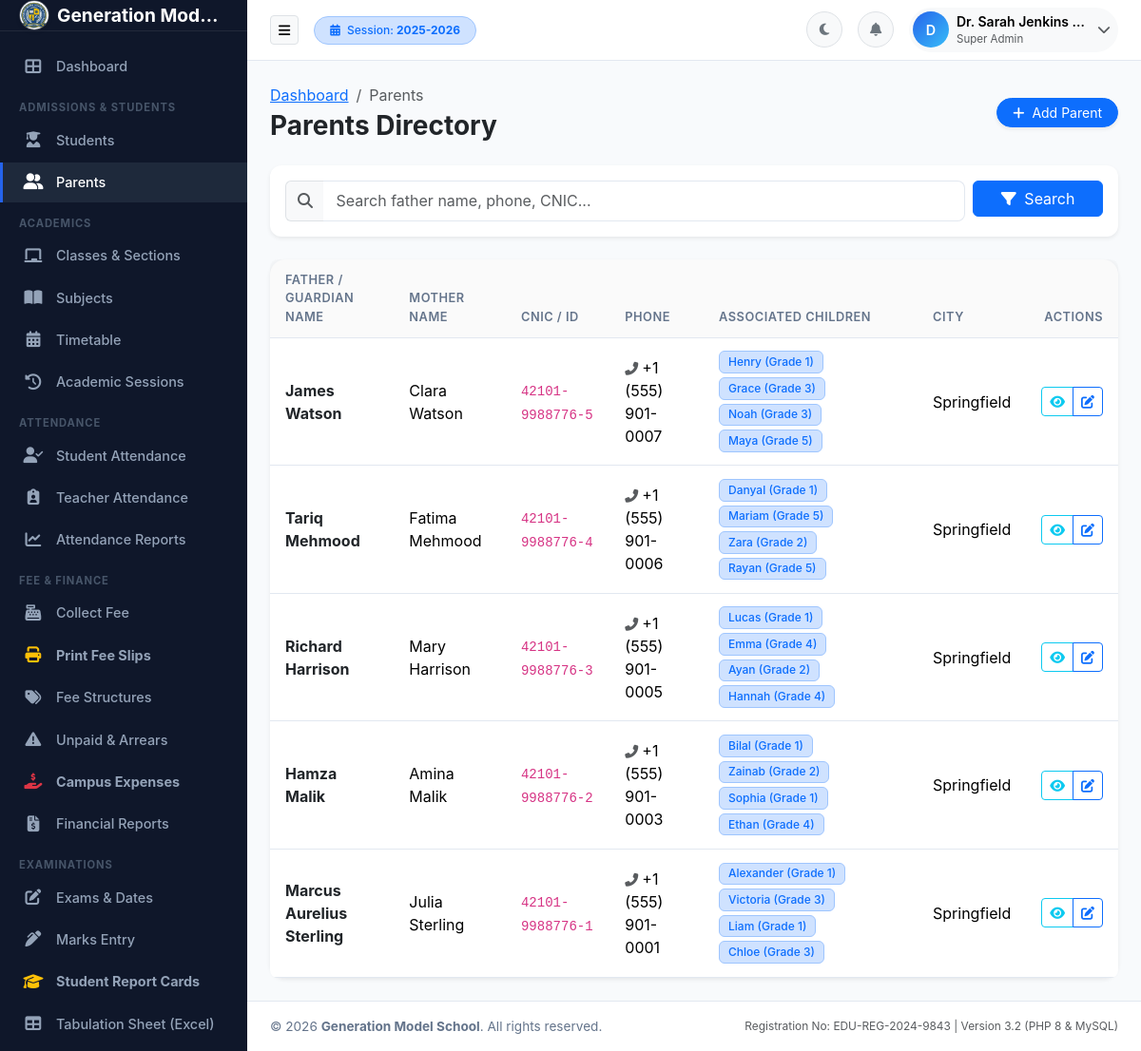
/parents/index.php (signed in), run on the app's committed database.
### tables this page shows
CREATE TABLE academic_sessions (
    id INT AUTO_INCREMENT PRIMARY KEY,
    session_name VARCHAR(50) NOT NULL UNIQUE,
    start_date DATE NOT NULL,
    end_date DATE NOT NULL,
    is_current TINYINT(1) DEFAULT 0,
    status ENUM('active', 'inactive', 'archived') DEFAULT 'active',
    created_at TIMESTAMP DEFAULT CURRENT_TIMESTAMP
);

CREATE TABLE parents (
    id INT AUTO_INCREMENT PRIMARY KEY,
    user_id INT NULL,
    father_name VARCHAR(150) NOT NULL,
    mother_name VARCHAR(150) NULL,
    guardian_name VARCHAR(150) NULL,
    cnic VARCHAR(50) NULL,
    phone VARCHAR(50) NOT NULL,
    alternate_phone VARCHAR(50) NULL,
    email VARCHAR(150) NULL,
    occupation VARCHAR(100) NULL,
    address TEXT NULL,
    city VARCHAR(100) NULL,
    created_at TIMESTAMP DEFAULT CURRENT_TIMESTAMP,
    FOREIGN KEY (user_id) REFERENCES users(id) ON DELETE SET NULL
);

CREATE TABLE students (
    id INT AUTO_INCREMENT PRIMARY KEY,
    user_id INT NULL,
    parent_id INT NULL,
    admission_no VARCHAR(50) NOT NULL UNIQUE,
    roll_no VARCHAR(50) NULL,
    first_name VARCHAR(100) NOT NULL,
    last_name VARCHAR(100) NOT NULL,
    gender ENUM('Male', 'Female', 'Other') NOT NULL,
    dob DATE NOT NULL,
    cnic_bform VARCHAR(50) NULL,
    phone VARCHAR(50) NULL,
    email VARCHAR(150) NULL,
    address TEXT NULL,
    city VARCHAR(100) NULL,
    province VARCHAR(100) NULL,
    admission_date DATE NOT NULL,
    session_id INT NOT NULL,
    class_id INT NOT NULL,
    section_id INT NOT NULL,
    previous_school VARCHAR(255) NULL,
    blood_group VARCHAR(10) NULL,
    photo VARCHAR(255) DEFAULT 'default-student.png',
    status ENUM('active', 'inactive', 'promoted', 'graduated', 'transferred') DEFAULT 'active',
    created_at TIMESTAMP DEFAULT CURRENT_TIMESTAMP,
    updated_at TIMESTAMP DEFAULT CURRENT_TIMESTAMP ON UPDATE CURRENT_TIMESTAMP,
    FOREIGN KEY (user_id) REFERENCES users(id) ON DELETE SET NULL,
    FOREIGN KEY (parent_id) REFERENCES parents(id) ON DELETE SET NULL,
    FOREIGN KEY (session_id) REFERENCES academic_sessions(id),
    FOREIGN KEY (class_id) REFERENCES classes(id),
    FOREIGN KEY (section_id) REFERENCES sections(id),
    INDEX idx_student_class_sec (class_id, section_id),
    INDEX idx_student_status (status)
);

CREATE TABLE classes (
    id INT AUTO_INCREMENT PRIMARY KEY,
    class_name VARCHAR(100) NOT NULL,
    numeric_level INT NOT NULL,
    created_at TIMESTAMP DEFAULT CURRENT_TIMESTAMP,
    INDEX idx_class_level (numeric_level)
);

### includes/functions.php (called while the page is built, shortened)
<?php
require_once __DIR__ . '/../config/config.php';
function getActiveSession() {
    global $pdo;
    $stmt = $pdo->query("SELECT * FROM academic_sessions WHERE is_current = 1 LIMIT 1");
    $activeSession = $stmt->fetch();
    return $activeSession;
}

### config/config.php (called while the page is built, shortened)
<?php
function e($string) {
    return htmlspecialchars((string)($string ?? ''), ENT_QUOTES, 'UTF-8');
}

### includes/auth.php (called while the page is built, shortened)
<?php
require_once __DIR__ . '/../config/config.php';
function isLoggedIn() {
    return isset($_SESSION['user_id']) && !empty($_SESSION['user_id']);
}
function getCurrentUser() {
    if (isset($_SESSION['user_data'])) {
        return $_SESSION['user_data'];
    }
    return null;
}

### includes/permissions.php (called while the page is built, shortened)
<?php
require_once __DIR__ . '/auth.php';
function hasPermission($permissionCode) {
    if (($_SESSION['role_id'] ?? 0) == 1) {
        return true;
    }
    return in_array($permissionCode, $_SESSION['user_permissions'] ?? []);
}

### parents/index.php (the view, shortened to what this page needs)
<?php
require_once __DIR__ . '/../config/config.php';
require_once __DIR__ . '/../includes/auth.php';
require_once __DIR__ . '/../includes/permissions.php';
require_once __DIR__ . '/../includes/functions.php';
$search = trim($_GET['search'] ?? '');
$params = [];
$whereClause = "";
$stmt = $pdo->prepare("SELECT * FROM parents {$whereClause} ORDER BY id DESC");
$stmt->execute($params);
$parents = $stmt->fetchAll();
require_once __DIR__ . '/../includes/header.php';
?>
<div class="d-flex flex-column flex-md-row justify-content-between align-items-md-center mb-4 gap-3">
    <div>
        <nav aria-label="breadcrumb">
            <ol class="breadcrumb mb-1">
                <li class="breadcrumb-item"><a href="<?= BASE_PATH ?>/dashboard.php">Dashboard</a></li>
                <li class="breadcrumb-item active">Parents</li>
            </ol>
        </nav>
        <h3 class="fw-bold text-dark mb-0">Parents Directory</h3>
    </div>
    <?php if (hasPermission('student_add')): ?>
        <a href="<?= BASE_PATH ?>/parents/add.php" class="btn btn-primary btn-sm rounded-pill px-3 shadow-sm">
            <i class="fas fa-plus me-1"></i> Add Parent
        </a>
    <?php endif; ?>
</div>
<div class="card border-0 shadow-sm mb-4">
    <div class="card-body p-3">
        <form action="<?= BASE_PATH ?>/parents/index.php" method="GET" class="row g-2">
            <div class="col-md-10">
                <div class="input-group">
                    <span class="input-group-text bg-light border-end-0 text-muted"><i class="fas fa-search"></i></span>
                    <input type="text" name="search" class="form-control border-start-0" placeholder="Search father name, phone, CNIC..." value="<?= e($search) ?>">
                </div>
            </div>
            <div class="col-md-2">
                <button type="submit" class="btn btn-primary w-100"><i class="fas fa-filter me-1"></i> Search</button>
            </div>
        </form>
    </div>
</div>
<div class="card border-0 shadow-sm rounded-4">
    <div class="card-body p-0">
        <div class="table-responsive">
            <table class="table table-hover align-middle mb-0">
                <thead class="table-light">
                    <tr>
                        <th>Father / Guardian Name</th>
                        <th>Mother Name</th>
                        <th>CNIC / ID</th>
                        <th>Phone</th>
                        <th>Associated Children</th>
                        <th>City</th>
                        <th class="text-end">Actions</th>
                    </tr>
                </thead>
                <tbody>
                    <?php if (empty($parents)): ?>
                        <tr><td colspan="7" class="text-center py-4 text-muted">No parent records found.</td></tr>
                    <?php else: ?>
                        <?php foreach ($parents as $p):
                            $chStmt = $pdo->prepare("SELECT s.id, s.first_name, s.last_name, c.class_name FROM students s LEFT JOIN classes c ON s.class_id = c.id WHERE s.parent_id = ?");
                            $chStmt->execute([$p['id']]);
                            $children = $chStmt->fetchAll();
                        ?>
                            <tr>
                                <td>
                                    <a href="<?= BASE_PATH ?>/parents/view.php?id=<?= $p['id'] ?>" class="fw-bold text-dark text-decoration-none">
                                        <?= e($p['father_name']) ?>
                                    </a>
                                </td>
                                <td><?= e($p['mother_name'] ?: '-') ?></td>
                                <td><code><?= e($p['cnic'] ?: '-') ?></code></td>
                                <td><i class="fas fa-phone-alt me-1 text-muted small"></i><?= e($p['phone']) ?></td>
                                <td>
                                    <?php if (empty($children)): ?>
                                        <span class="text-muted small">None linked</span>
                                    <?php else: ?>
                                        <div class="d-flex flex-wrap gap-1">
                                            <?php foreach ($children as $ch): ?>
                                                <a href="<?= BASE_PATH ?>/students/view.php?id=<?= $ch['id'] ?>" class="badge bg-primary-subtle text-primary border border-primary-subtle text-decoration-none">
                                                    <?= e($ch['first_name'] . ' (' . ($ch['class_name'] ?? 'Class') . ')') ?>
                                                </a>
                                            <?php endforeach; ?>
                                        </div>
                                    <?php endif; ?>
                                </td>
                                <td><?= e($p['city'] ?: '-') ?></td>
                                <td class="text-end">
                                    <div class="btn-group btn-group-sm">
                                        <a href="<?= BASE_PATH ?>/parents/view.php?id=<?= $p['id'] ?>" class="btn btn-outline-info" title="View Profile">
                                            <i class="fas fa-eye"></i>
                                        </a>
                                        <?php if (hasPermission('student_edit')): ?>
                                            <a href="<?= BASE_PATH ?>/parents/edit.php?id=<?= $p['id'] ?>" class="btn btn-outline-primary" title="Edit">
                                                <i class="fas fa-edit"></i>
                                            </a>
                                        <?php endif; ?>
                                    </div>
                                </td>
                            </tr>
                        <?php endforeach; ?>
                    <?php endif; ?>
                </tbody>
            </table>
        </div>
    </div>
</div>
<?php require_once __DIR__ . '/../includes/footer.php'; ?>

### includes/navbar.php (shortened to what this page needs)
<header class="app-navbar">
    <div class="d-flex align-items-center">
        <button type="button" class="btn btn-light border btn-sm me-3" id="sidebarToggle" aria-label="Toggle Sidebar">
            <i class="fas fa-bars"></i>
        </button>
        <div class="d-none d-md-block">
            <span class="badge bg-primary-subtle text-primary border border-primary-subtle px-3 py-2 rounded-pill">
                <i class="fas fa-calendar-alt me-1"></i> Session: <strong><?= e($activeSession['session_name'] ?? '2025-2026') ?></strong>
            </span>
        </div>
    </div>
    <div class="nav-actions">
        <button class="btn btn-light border btn-sm rounded-circle d-flex align-items-center justify-content-center" id="themeToggleBtn" style="width: 38px; height: 38px;" title="Toggle Dark/Light Mode">
            <i class="fas fa-moon text-secondary"></i>
        </button>
        <div class="dropdown">
            <button class="btn btn-light border btn-sm rounded-circle position-relative d-flex align-items-center justify-content-center" style="width: 38px; height: 38px;" id="notificationsDropdown" data-bs-toggle="dropdown" aria-expanded="false">
                <i class="fas fa-bell text-secondary"></i>
            </button>
        </div>
        <div class="dropdown">
            <button class="btn btn-light border-0 p-1 d-flex align-items-center rounded-pill" id="userMenuDropdown" data-bs-toggle="dropdown" aria-expanded="false">
                <div class="avatar-initials me-2">
                    <?= strtoupper(substr($currentUser['full_name'] ?? 'U', 0, 1)) ?>
                </div>
                <div class="text-start d-none d-lg-block me-2">
                    <div class="fw-semibold small text-truncate" style="max-width: 140px;"><?= e($currentUser['full_name'] ?? 'User') ?></div>
                    <div class="text-muted" style="font-size: 0.72rem;"><?= e($currentUser['role_display'] ?? 'Staff') ?></div>
                </div>
                <i class="fas fa-chevron-down text-muted small me-1"></i>
            </button>
        </div>
    </div>
</header>

### assets/css/style.css (style rules this page uses)
:root { --primary-color: #2563eb; --primary-hover: #1d4ed8; --secondary-color: #475569; --success-color: #10b981; --danger-color: #ef4444; --warning-color: #f59e0b; --info-color: #06b6d4; --bg-main: #f8fafc; --bg-card: #ffffff; --bg-sidebar: #0f172a; --sidebar-text: #94a3b8; --sidebar-active: #ffffff; --sidebar-active-bg: #1e293b; --text-main: #1e293b; --text-muted: #64748b; --border-color: #e2e8f0; --topbar-height: 64px; --sidebar-width: 260px; --sidebar-collapsed-width: 70px; --transition-speed: 0.25s; }
body { font-family: -apple-system, BlinkMacSystemFont, "Segoe UI", Roboto, "Helvetica Neue", Arial, sans-serif; background-color: var(--bg-main); color: var(--text-main); margin: 0; padding: 0; overflow-x: hidden; transition: background-color var(--transition-speed), color var(--transition-speed); }
.app-navbar { height: var(--topbar-height); background-color: var(--bg-card); border-bottom: 1px solid var(--border-color); display: flex; align-items: center; justify-content: space-between; padding: 0 1.5rem; position: sticky; top: 0; z-index: 1030; transition: background-color var(--transition-speed), border-color var(--transition-speed); }
.nav-actions { display: flex; align-items: center; gap: 1rem; }
.card { background-color: var(--bg-card); border: 1px solid var(--border-color); border-radius: 0.75rem; box-shadow: 0 1px 3px 0 rgba(0, 0, 0, 0.05); transition: background-color var(--transition-speed), border-color var(--transition-speed), box-shadow 0.2s ease; }
.table { color: var(--text-main); border-color: var(--border-color); margin-bottom: 0; }
.table th { background-color: rgba(0, 0, 0, 0.02); color: var(--text-muted); font-weight: 600; font-size: 0.8rem; text-transform: uppercase; letter-spacing: 0.04em; border-bottom: 1px solid var(--border-color); padding: 0.75rem 1rem; }
.table td { padding: 0.85rem 1rem; vertical-align: middle; border-bottom: 1px solid var(--border-color); }
.table-responsive { border-radius: 0.5rem; }
.form-control, .form-select { background-color: var(--bg-card); border: 1px solid var(--border-color); color: var(--text-main); border-radius: 0.5rem; padding: 0.55rem 0.85rem; }
.badge { font-weight: 500; padding: 0.4em 0.75em; border-radius: 0.375rem; }
.avatar-initials { width: 38px; height: 38px; border-radius: 50%; background: linear-gradient(135deg, #2563eb, #38bdf8); color: #fff; display: inline-flex; align-items: center; justify-content: center; font-weight: 600; font-size: 0.9rem; }

### data on the page
academic_sessions: session_name "2025-2026"
parents: father_name "James Watson", mother_name "Clara Watson", cnic "42101-9988776-5", phone "+1 (555) 901-0007", city "Springfield"
students: first_name.class_name "Henry (Grade 1)"
students: first_name.class_name "Grace (Grade 3)"
students: first_name.class_name "Noah (Grade 3)"
students: first_name.class_name "Maya (Grade 5)"
parents: father_name "Tariq Mehmood", mother_name "Fatima Mehmood", cnic "42101-9988776-4", phone "+1 (555) 901-0006", city "Springfield"
students: first_name.class_name "Danyal (Grade 1)"
students: first_name.class_name "Mariam (Grade 5)"
students: first_name.class_name "Zara (Grade 2)"
students: first_name.class_name "Rayan (Grade 5)"
parents: father_name "Richard Harrison", mother_name "Mary Harrison", cnic "42101-9988776-3", phone "+1 (555) 901-0005", city "Springfield"
students: first_name.class_name "Lucas (Grade 1)"
students: first_name.class_name "Emma (Grade 4)"
students: first_name.class_name "Ayan (Grade 2)"
students: first_name.class_name "Hannah (Grade 4)"
parents: father_name "Hamza Malik", mother_name "Amina Malik", cnic "42101-9988776-2", phone "+1 (555) 901-0003", city "Springfield"
students: first_name.class_name "Bilal (Grade 1)"
students: first_name.class_name "Zainab (Grade 2)"
students: first_name.class_name "Sophia (Grade 1)"
students: first_name.class_name "Ethan (Grade 4)"
parents: father_name "Marcus Aurelius Sterling", mother_name "Julia Sterling", cnic "42101-9988776-1", phone "+1 (555) 901-0001", city "Springfield"
students: first_name.class_name "Alexander (Grade 1)"
students: first_name.class_name "Victoria (Grade 3)"
students: first_name.class_name "Liam (Grade 1)"
students: first_name.class_name "Chloe (Grade 3)"

### other printed values
getSetting('school_name', 'Generation Model School') "Generation Mod…"
substr($currentUser['full_name'] ?? 'U', 0, 1) "D"
$currentUser['full_name'] "Dr. Sarah Jenkins…"
$currentUser['role_display'] "Super Admin"
getSetting('school_name', 'EduManage School Management System') "Generation Model School"
getSetting('registration_no', 'EDU-REG-2024-9843') "EDU-REG-2024-9843"
